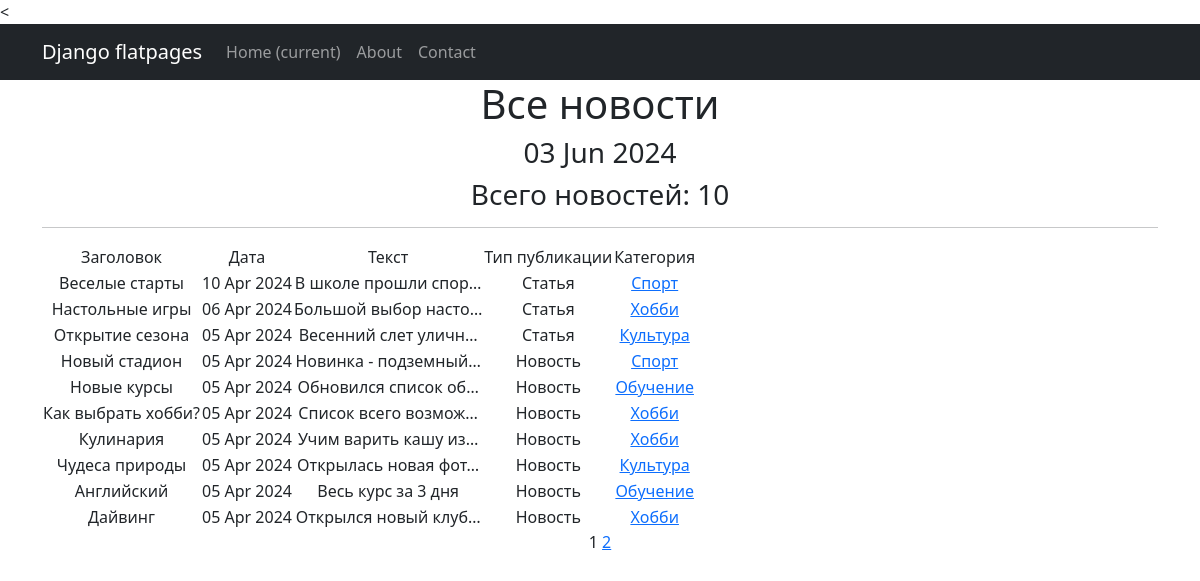
Before: /news/ with the older database file.
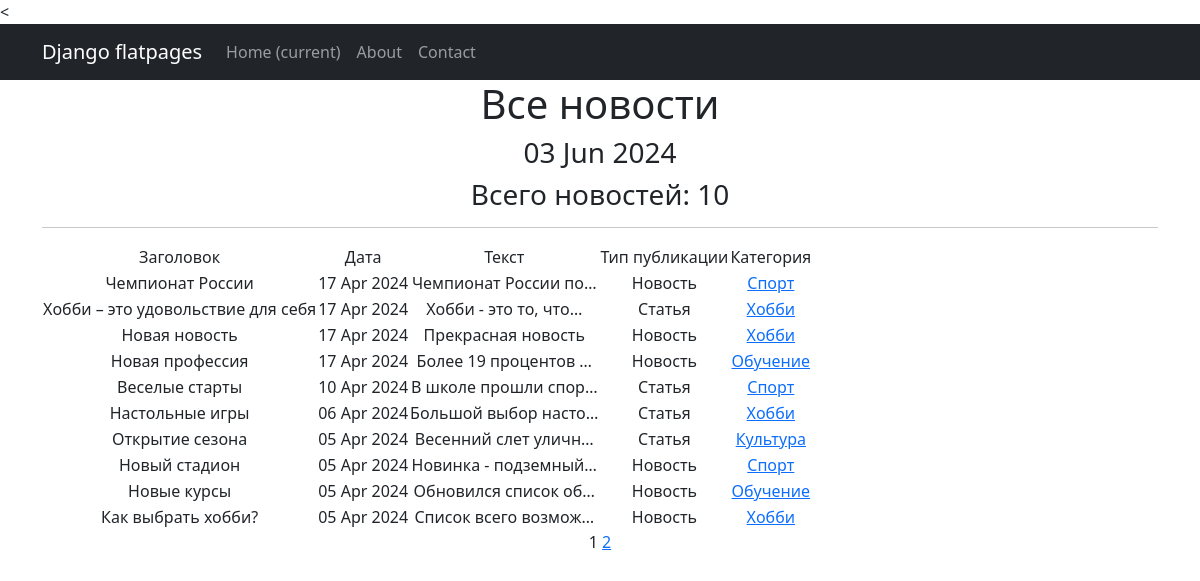
After: the same page with the newer database file.
### news/models.py (models this page shows, shortened)
class Post(models.Model):
    news = "NW"
    articles = "AR"
    POST_TYPES = [
        (news, "Новость"),
        (articles, "Статья")
    ]
    author = models.ForeignKey(Author, on_delete=models.CASCADE)
    post_type = models.CharField(max_length=2, choices=POST_TYPES, default=news)
    date_in = models.DateTimeField(auto_now_add=True)
    category = models.ManyToManyField(Category, through="PostCategory")
    title = models.CharField(max_length=255)
    text = models.TextField()
    rating = models.IntegerField(default=0)

class Category(models.Model):
    name = models.CharField(max_length=30, unique=True)
    subscribers = models.ManyToManyField(User, blank=True, related_name='categories')
    def __str__(self):
        return self.name.title()

### news/views.py (the view)
# urls.py: path('news/', PostList.as_view(), name='news'),
class PostList(ListView):
    model = Post
    ordering = 'title'
    template_name = 'news.html'
    context_object_name = 'news'
    paginate_by = 10
    def get_context_data(self, **kwargs):
        context = super().get_context_data(**kwargs)
        context['time_now'] = datetime.utcnow()
        return context
    def get_queryset(self):
        return Post.objects.order_by("-date_in")

### templates/news.html (shortened to what this page needs)
{% extends 'flatpages/default.html' %}
{% block content %}
   <h1>Все новости</h1>
   <h3>{{ time_now|date:'d M Y' }}</h3>
   <h3>Всего новостей: {{ news|length }}</h3>
   <hr>
   {% if news %}
       <table>
           <tr>
               <td>Заголовок</td>
               <td>Дата</td>
               <td>Текст</td>
               <td>Тип публикации</td>
               <td>Категория</td>
           </tr>
           {% for post in news %}
           <tr>
               <td>{{ post.title }}</td>
               <td>{{ post.date_in|date:'d M Y' }}</td>
               <td>{{ post.text|truncatechars:20 }}</td>
               <td>{{ post.get_post_type_display }}</td>
               <td>{% for category in post.category.all %}
                      <a href="{% url 'category_list' category.id %}">{{ category }}</a>
                   {% endfor %}
               </td>
           </tr>
           {% endfor %}
       </table>
   {% else %}
       <h2>Новостей нет!</h2>
   {% endif %}
   {{ page_obj.number }}
   {% if page_obj.has_next %}
       <a href="?page={{ page_obj.next_page_number }}">{{ page_obj.next_page_number }}</a>
   {% endif %}
{% endblock content %}

Changed rows visible on the page:
no longer on this page (row unchanged): Post: title "Кулинария", date_in "05 Apr 2024", text "Учим варить кашу из…", post_type "Новость", Category (name "Хобби")
no longer on this page (row unchanged): Post: title "Чудеса природы", date_in "05 Apr 2024", text "Открылась новая фот…", post_type "Новость", Category (name "Культура")
no longer on this page (row unchanged): Post: title "Английский", date_in "05 Apr 2024", text "Весь курс за 3 дня", post_type "Новость", Category (name "Обучение")
no longer on this page (row unchanged): Post: title "Дайвинг", date_in "05 Apr 2024", text "Открылся новый клуб…", post_type "Новость", Category (name "Хобби")
added Post: title "Чемпионат России", date_in "17 Apr 2024", text "Чемпионат России по…", post_type "Новость", Category (name "Спорт")
added Post: title "Хобби – это удовольствие для себя", date_in "17 Apr 2024", text "Хобби - это то, что…", post_type "Статья", Category (name "Хобби")
added Post: title "Новая новость", date_in "17 Apr 2024", text "Прекрасная новость", post_type "Новость", Category (name "Хобби")
added Post: title "Новая профессия", date_in "17 Apr 2024", text "Более 19 процентов …", post_type "Новость", Category (name "Обучение")
